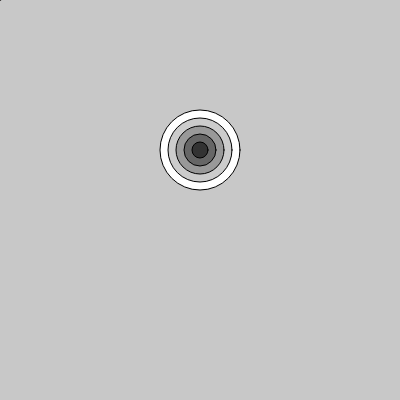
Frame 1 (no input)
Frame 60 (no input): identical to frame 1, image omitted
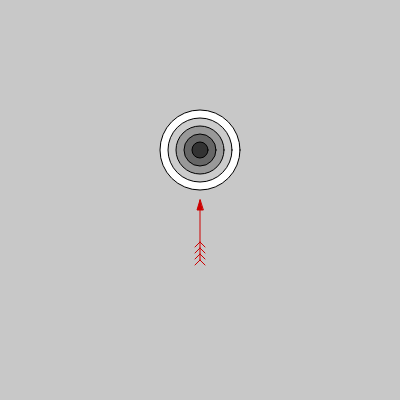
Frame 120 (the mouse pressed at the canvas centre since frame 60)

The p5.js sketch that drew these frames (run headless with seeded random() and noise() and a simulated clock; from frame 60 on, the mouse is pressed at the canvas centre):

// p5.js sketch
// ── sketch.js
var backgroundColor = 200;
var target1X = 200;
var target1Y = 150;

function setup() {
  createCanvas(400, 400);
}

function draw() {
  //backgroundColor = getDistance(target1X, target1Y, mouseX, mouseY);
  background(backgroundColor);

  drawTarget(target1X, target1Y, 5, 80);

  drawArrow(mouseX, mouseY, target1X, target1Y);
}

function drawTarget(x, y, numOfCircles, targetSize, targetHue) {
  stroke (0);
  for (var i=numOfCircles; i>0; i--) {
    var step = i/numOfCircles; // range from 1 to 0.
    fill(step*255);
    var size = targetSize * step;
    ellipse(x, y, size, size );
  }
}

function drawArrow(x1, y1, x2, y2) {
  var dx = x1 - x2;
  var dy = y1 - y2;
  var angle = Math.atan2(dy, dx);

  // move canvas instead of elements
  // 2D trasformation - https://processing.org/tutorials/transform2d/
  translate(x1, y1);
  rotate(angle);
  var length = 60;
  var red = 255-getDistance(x1, y1, target1X, target1Y);
  stroke (red, 0, 0);
  fill (red, 0, 0);
  triangle(0, 0, 10, 3, 10, -3);
  line(0, 0, length, 0 );

  // draw feather
  var featherPos = 0.7;
  var featherSize = 5;
  drawFeather(length * featherPos, 0, featherSize);
  featherPos += 0.1;
  drawFeather(length * featherPos, 0, featherSize);
  featherPos += 0.1;
  drawFeather(length * featherPos, 0, featherSize);
  featherPos += 0.1;
  drawFeather(length * featherPos, 0, featherSize);
}

function drawFeather(x1, y1, size) {
  line (x1, y1, x1 + size, size);
  line (x1, y1, x1 + size, -size);
}

function getDistance(x1, y1, x2, y2) {
  var dx = x1 - x2;
  var dy = y1 - y2;
  var result = Math.sqrt(dx*dx + dy*dy);
  return result;
}
